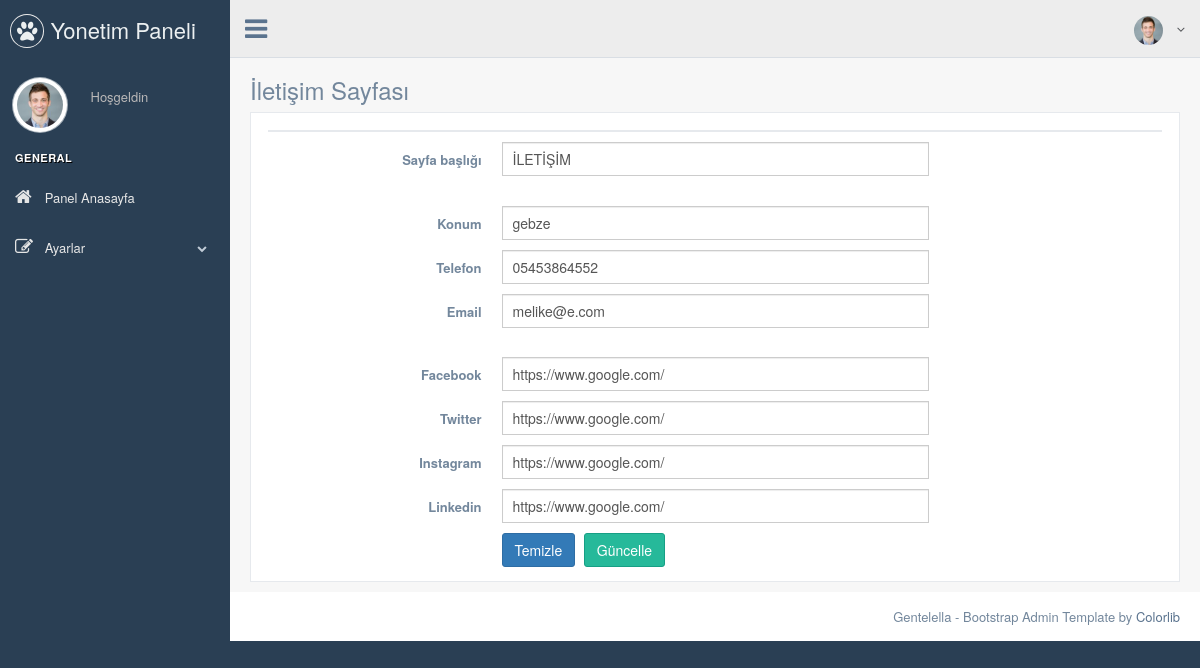
/PP/nedmin/contact.php, run on an earlier commit of the app's database.
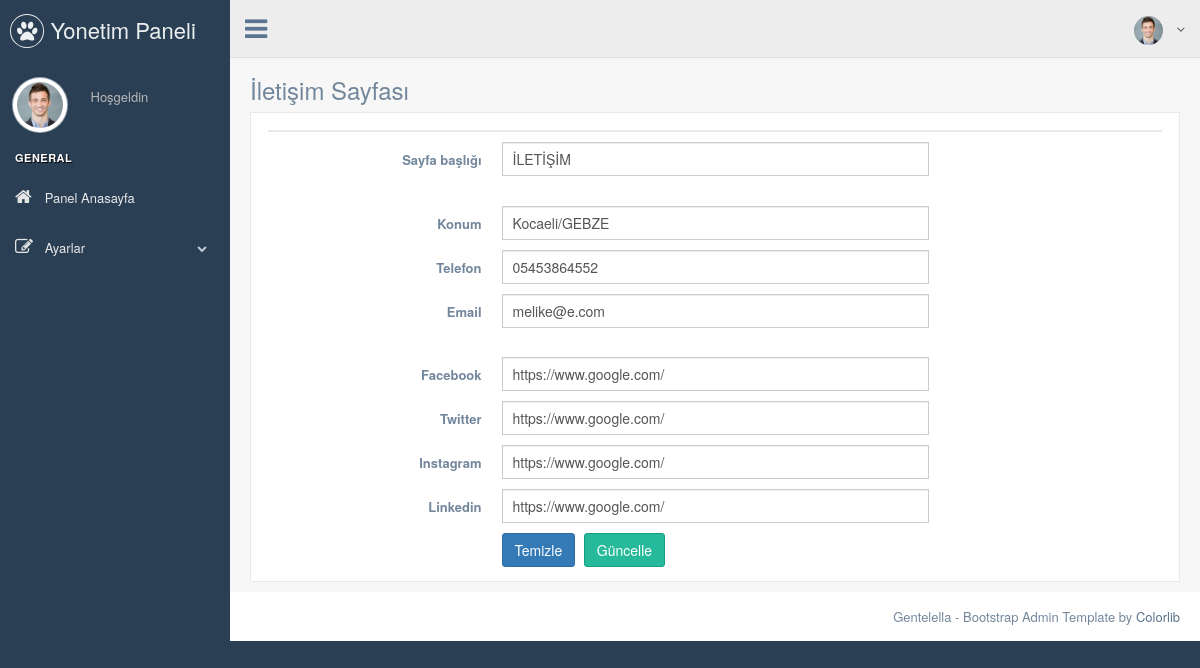
And on a later commit of the database.
### tables this page shows
CREATE TABLE `contact` (
  `contact_id` int(11) NOT NULL,
  `content` varchar(250) NOT NULL,
  `locationn` varchar(200) NOT NULL,
  `email` varchar(50) NOT NULL,
  `facebook` varchar(50) NOT NULL,
  `instagram` varchar(50) NOT NULL,
  `twitter` varchar(50) NOT NULL,
  `linkedin` varchar(250) NOT NULL,
  `gsm` varchar(13) NOT NULL
);

### PP/nedmin/contact.php (the view, shortened to what this page needs)
<?php
include 'header.php';
$check_contact = $db->prepare("SELECT * FROM contact");
$check_contact->execute();
$control_contact = $check_contact->rowCount();
$fetch_contact = $db->prepare("SELECT * FROM contact WHERE contact_id=1");
$fetch_contact->execute();
$fetch = $fetch_contact->fetch(PDO::FETCH_ASSOC);
?>
<div class="right_col" role="main">
  <div class="">
    <div class="page-title">
      <div class="title_left">
        <h3>İletişim Sayfası</h3>
      </div>
    </div>
    <div class="clearfix"></div>
    <div class="row">
      <div class="col-md-12 col-sm-12 col-xs-12">
        <div class="x_panel">
          <div class="x_title">
          </div>
          <form class="form-horizontal form-label-left" action="process.php" method="POST">
            <div class="item form-group">
              <label class="control-label col-md-3 col-sm-3 col-xs-12" for="name">Sayfa başlığı
              </label>
              <div class="col-md-6 col-sm-6 col-xs-12">
                <input class="form-control col-md-7 col-xs-12"  value="<?php echo $fetch['content'] ?>" name="content" required="required" type="text">
              </div>
            </div>
            <div class="item form-group">
              <label class="control-label col-md-3 col-sm-3 col-xs-12">Konum
              </label>
              <div class="col-md-6 col-sm-6 col-xs-12">
                <input type="text" name="locationn" value="<?php echo $fetch['locationn'] ?>" required="required" class="form-control col-md-7 col-xs-12">
              </div>
            </div>
            <div class="item form-group">
              <label class="control-label col-md-3 col-sm-3 col-xs-12">Telefon
              </label>
              <div class="col-md-6 col-sm-6 col-xs-12">
                <input type="tel" name="gsm" value="<?php echo $fetch['gsm'] ?>" required="required" class="form-control col-md-7 col-xs-12">
              </div>
            </div>
            <div class="item form-group">
              <label class="control-label col-md-3 col-sm-3 col-xs-12">Email
              </label>
              <div class="col-md-6 col-sm-6 col-xs-12">
                <input type="email" name="email" value="<?php echo $fetch['email'] ?>" required="required" class="form-control col-md-7 col-xs-12">
              </div>
            </div>
            <div class="item form-group">
              <label class="control-label col-md-3 col-sm-3 col-xs-12">Facebook
              </label>
              <div class="col-md-6 col-sm-6 col-xs-12">
                <input type="text" name="facebook" value="<?php echo $fetch['facebook'] ?>" required="required" class="form-control col-md-7 col-xs-12">
              </div>
            </div>
            <div class="item form-group">
              <label class="control-label col-md-3 col-sm-3 col-xs-12">Twitter
              </label>
              <div class="col-md-6 col-sm-6 col-xs-12">
                <input type="text" name="twitter" value="<?php echo $fetch['twitter'] ?>" required="required" class="form-control col-md-7 col-xs-12">
              </div>
            </div>
            <div class="item form-group">
              <label class="control-label col-md-3 col-sm-3 col-xs-12">Instagram
              </label>
              <div class="col-md-6 col-sm-6 col-xs-12">
                <input type="text" name="instagram" value="<?php echo $fetch['instagram'] ?>" required="required" class="form-control col-md-7 col-xs-12">
              </div>
            </div>
            <div class="item form-group">
              <label class="control-label col-md-3 col-sm-3 col-xs-12">Linkedin
              </label>
              <div class="col-md-6 col-sm-6 col-xs-12">
                <input type="text" name="linkedin" value="<?php echo $fetch['linkedin'] ?>" required="required" class="form-control col-md-7 col-xs-12">
              </div>
            </div>
            <div class="form-group">
              <div class="col-md-6 col-md-offset-3">
                <button type="submit" class="btn btn-primary">Temizle</button>
                <?php
                if ($control_contact == 1) { ?>
                  <button type="submit" class="btn btn-success" name="update_contact">Güncelle</button>
                <?php } else { ?>
                  <button type="submit" class="btn btn-warning" name="insert_contact">Ekle</button>
                <?php } ?>
              </div>
            </div>
        </div>
      </div>
    </div>
  </div>
</div>
</div>
<?php
include 'footer.php';
?>

What changed in the data, as far as the page shows it:
changed contact "İLETİŞİM": locationn "gebze" → "Kocaeli/GEBZE"
